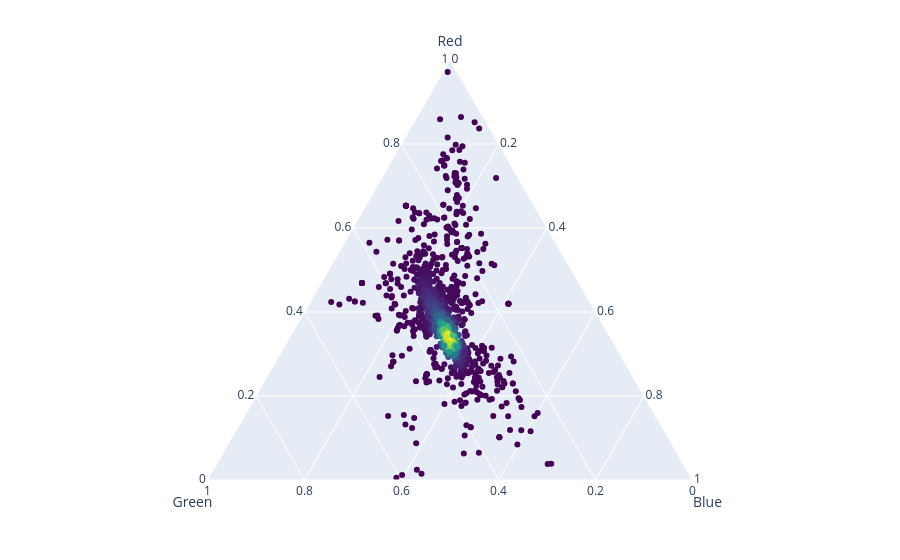

The code cell stored with this chart in its notebook:
### Code cell
sum_cols = df["Red"] + df["Green"] + df["Blue"]
mask = sum_cols > 0
df_clean = df[mask].copy()

a = df_clean["Red"] / sum_cols[mask]
b = df_clean["Green"] / sum_cols[mask]
c = df_clean["Blue"] / sum_cols[mask]

x = b + c/2
y = (np.sqrt(3)/2) * c

valid_mask = np.isfinite(x) & np.isfinite(y)
x = x[valid_mask]
y = y[valid_mask]
df_clean = df_clean[valid_mask]

xy = np.vstack([x, y])
kde = gaussian_kde(xy)(xy)
df_clean["density"] = kde

fig = px.scatter_ternary(
    df_clean,
    a="Red",
    b="Green",
    c="Blue",
    color="density",
    hover_name=df_clean.index,
    color_continuous_scale="Viridis"
)

fig.update_layout(coloraxis_showscale=False)

fig.show()

fig.write_html("ternary_density.html")

### Figure 1 — Plotly figure (JSON) as saved in the notebook; plotly's stock layout.template omitted (floating-point values rounded to 4 significant figures; data arrays with more than 128 entries replaced by an {"elided": "..."} marker saying what was removed)
{"data": [{"a": {"elided": "2369 int values"}, "b": {"elided": "2369 int values"}, "c": {"elided": "2369 int values"}, "hovertemplate": "<b>%{hovertext}</b><br><br>Red=%{a}<br>Green=%{b}<br>Blue=%{c}<br>density=%{marker.color}<extra></extra>", "hovertext": {"elided": "2369 str values"}, "legendgroup": "", "marker": {"color": {"elided": "2369 float values"}, "coloraxis": "coloraxis", "symbol": "circle"}, "mode": "markers", "name": "", "showlegend": false, "subplot": "ternary", "type": "scatterternary"}], "layout": {"coloraxis": {"colorbar": {"title": {"text": "density"}}, "colorscale": [[0, "#440154"], [0.1111, "#482878"], [0.2222, "#3e4989"], [0.3333, "#31688e"], [0.4444, "#26828e"], [0.5556, "#1f9e89"], [0.6667, "#35b779"], [0.7778, "#6ece58"], [0.8889, "#b5de2b"], [1, "#fde725"]], "showscale": false}, "legend": {"tracegroupgap": 0}, "margin": {"t": 60}, "ternary": {"aaxis": {"title": {"text": "Red"}}, "baxis": {"title": {"text": "Green"}}, "caxis": {"title": {"text": "Blue"}}, "domain": {"x": [0, 1], "y": [0, 1]}}}}
